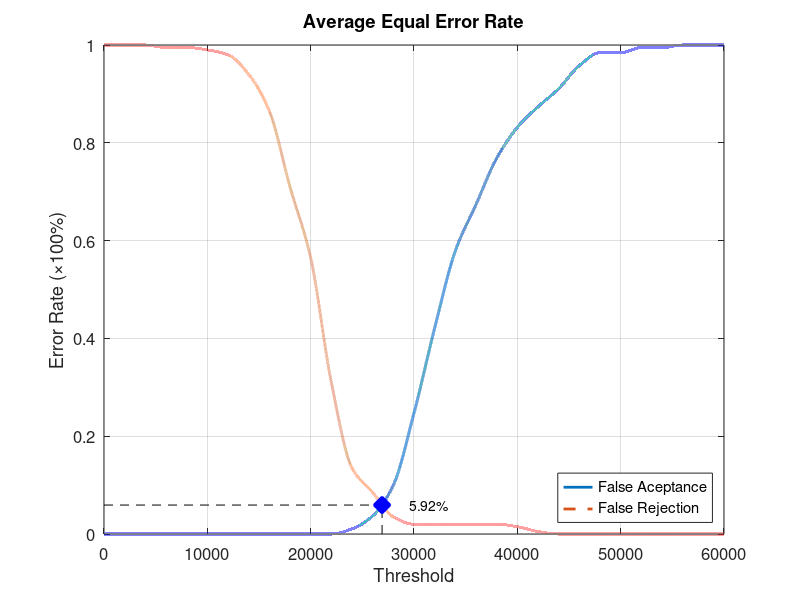
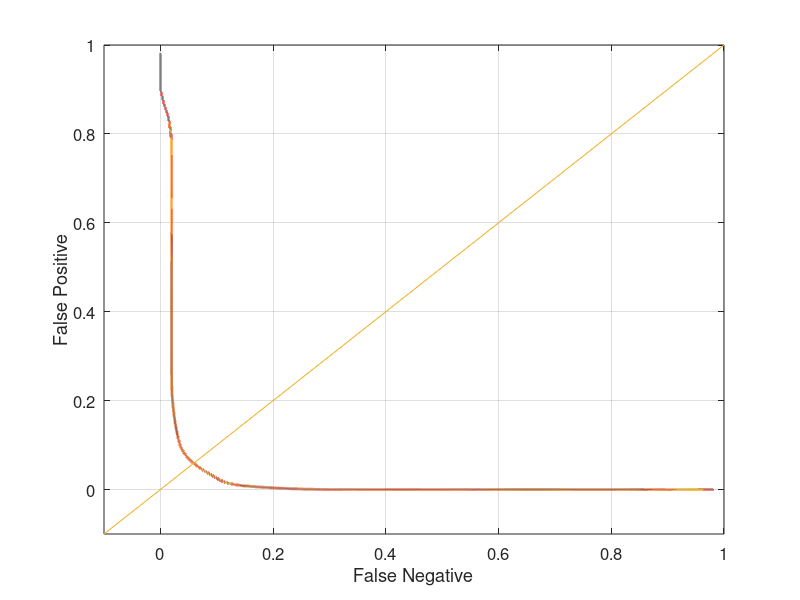

These figures' MATLAB source, in order:
function yEER = Database5_4
close all;
clear;
clc;
x = 0:2000:60000;
xq = 0:0.5:60000;

y0 = [0 0 0 0 0 0 0 0 0 0 0 0 0.0105263 0.0368421 0.1 0.247368 0.421053 0.578947 0.673684 0.768421 0.831579 0.873684 0.910526 0.957895 0.984211 0.984211 0.994737 0.994737 1 1 1];
yy0 = interp1(x, y0, xq, 'pchip');
y1 = [1 1 1 0.995 0.995 0.99 0.98 0.94 0.865 0.71 0.565 0.31 0.135 0.085 0.035 0.02 0.02 0.02 0.02 0.02 0.015 0.005 0 0 0 0 0 0 0 0 0];
yy1 = interp1(x, y1, xq, 'pchip');

% Calculating EER: 
y2 = abs(y0 - y1);
find(y2 == min(y2))
yy2 = abs(yy0 - yy1);
xEER = find(yy2 == min(yy2));
xEERIndex = xq(xEER) % X-axis EER
yEER = yy0(xEER) % Y-axis EER

main = figure
plot(xq, yy0,'-','LineWidth', 2);	hold on
plot(xq, yy1,'--','LineWidth', 2);	hold on
plot([xEERIndex xEERIndex], [0 yEER], 'k--');	hold on
plot([0 xEERIndex], [yEER yEER], 'k--');	hold on
plot(xEERIndex, yEER, 'bx', 'LineWidth', 10);	hold on
text(xEERIndex + 10 * xEERIndex / 100, yEER, [num2str(round((10000 * yEER)) / 100) '%'])
legend('False Aceptance', 'False Rejection', 'Location', 'SouthEast')
xlabel('Threshold')
ylabel('Error Rate (\times100%)')
title('Average Equal Error Rate')
set(gca, 'FontSize', 12)
axis([0 60000 0 1])
grid on

print(main, 'Database5_4Main', '-dpng');
FNRxFPR = figure('Color', [1 1 1]);
plot(yy1, yy0, '-', yy1, yy0, 'LineWidth', 2);
hold on
y = -0.1:0.1:1
plot(y, y); 
set(gca, 'FontSize', 12)
xlabel('False Negative')
ylabel('False Positive')
axis([-0.1 1 -0.1 1])
set(gca, 'FontSize', 12)
grid on

print(FNRxFPR, 'Database5_4FNRxFPR','-dpng');
end
